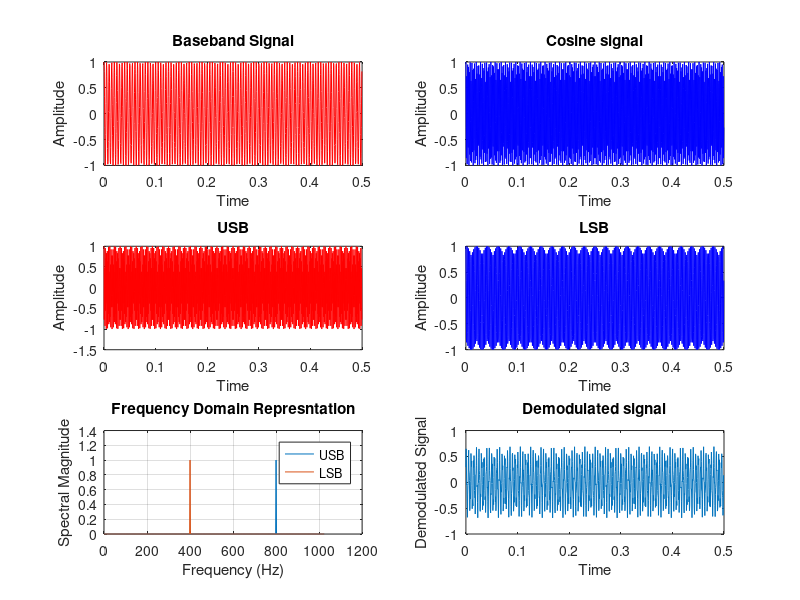

The MATLAB script that drew this image:
clc;
Am=1; % Baseband Signal Amplitude
fm=200; % Baseband Signal Frequency
fc=600; % Carrier Frequency
N=1024;
fs=2048; % Sample Frequency
ts=1/fs; % Sample Time
t=(0:N-1)/fs; % Time Axis
m = Am*cos(2*pi*fm*t); % Baseband signal
mh = Am*cos((2*pi*fm*t)-pi/2); % Hilbert Transform
subplot(321); % First Diagram
plot(t,m,'r');
title('Baseband Signal');
xlabel('Time');
ylabel('Amplitude');
c=cos(2*pi*fc*t);
subplot(322); % Second Diagram of 3 rows 2 columns
plot(t,c,'b');
title("Cosine signal");
xlabel('Time');
ylabel('Amplitude');
% Upper Sideband and Lower Sideband
sbu = m.*cos(2*pi*fc*t) - mh.*sin(2*pi*fc*t);
sbl = m.*cos(2*pi*fc*t) + mh.*sin(2*pi*fc*t);
SBU=2/N*abs(fft(sbu));
SBL=2/N*abs(fft(sbl));
freq = fs*(0:N/2)/N;
subplot(323); % Third Diagram of 3 rows 2 columns
plot(t,sbu,'r');
title('USB');
xlabel('Time');
ylabel('Amplitude');
subplot(324); % Fourth Diagram of 3 rows 2 columns
plot(t,sbl,'b');
title('LSB');
xlabel('Time');
ylabel("Amplitude");
subplot(325); % Fifth Diagram of 3 rows 2 columns
plot(freq,SBU(1:N/2+1), freq, SBL (1:N/2+1));
title('Frequency Domain Represntation');
xlabel('Frequency (Hz)');
ylabel('Spectral Magnitude');
legend('USB','LSB');
grid on;
md = sbu.*cos(2*pi*fc*t);
[b,a]=butter(2,0.5);
mf=filter (b,a,md);
subplot(326); % Sixth Diagram of 3 rows 2 columns
plot(t,mf);
title('Demodulated signal');
xlabel('Time');
ylabel("Demodulated Signal")